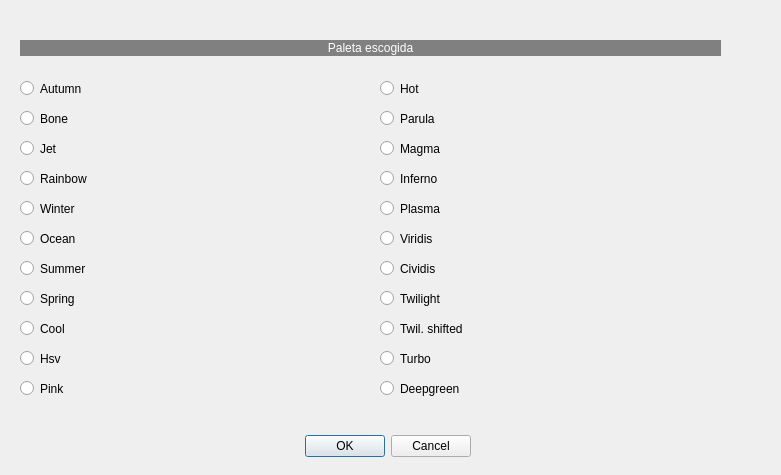
<?xml version="1.0" encoding="UTF-8"?>
<ui version="4.0">
 <class>ColorFalso</class>
 <widget class="QDialog" name="ColorFalso">
  <property name="geometry">
   <rect>
    <x>0</x>
    <y>0</y>
    <width>781</width>
    <height>475</height>
   </rect>
  </property>
  <property name="windowTitle">
   <string>Aplicar paleta de color falso</string>
  </property>
  <widget class="QDialogButtonBox" name="buttonBox">
   <property name="geometry">
    <rect>
     <x>200</x>
     <y>430</y>
     <width>271</width>
     <height>32</height>
    </rect>
   </property>
   <property name="orientation">
    <enum>Qt::Horizontal</enum>
   </property>
   <property name="standardButtons">
    <set>QDialogButtonBox::Cancel|QDialogButtonBox::Ok</set>
   </property>
  </widget>
  <widget class="QLabel" name="label_7">
   <property name="geometry">
    <rect>
     <x>100</x>
     <y>290</y>
     <width>271</width>
     <height>21</height>
    </rect>
   </property>
   <property name="text">
    <string>&lt;html&gt;&lt;head/&gt;&lt;body&gt;&lt;p&gt;&lt;img src=&quot;:/imagenes/colorscale_spring.jpg&quot;/&gt;&lt;/p&gt;&lt;/body&gt;&lt;/html&gt;</string>
   </property>
  </widget>
  <widget class="QLabel" name="label_13">
   <property name="geometry">
    <rect>
     <x>460</x>
     <y>140</y>
     <width>261</width>
     <height>21</height>
    </rect>
   </property>
   <property name="text">
    <string>&lt;html&gt;&lt;head/&gt;&lt;body&gt;&lt;p&gt;&lt;img src=&quot;:/imagenes/colorscale_magma.jpg&quot;/&gt;&lt;/p&gt;&lt;/body&gt;&lt;/html&gt;</string>
   </property>
  </widget>
  <widget class="QRadioButton" name="radioButton_19">
   <property name="geometry">
    <rect>
     <x>20</x>
     <y>290</y>
     <width>82</width>
     <height>17</height>
    </rect>
   </property>
   <property name="text">
    <string>Spring</string>
   </property>
  </widget>
  <widget class="QLabel" name="label_21">
   <property name="geometry">
    <rect>
     <x>460</x>
     <y>350</y>
     <width>261</width>
     <height>21</height>
    </rect>
   </property>
   <property name="text">
    <string>&lt;html&gt;&lt;head/&gt;&lt;body&gt;&lt;p&gt;&lt;img src=&quot;:/imagenes/colorscale_turbo.jpg&quot;/&gt;&lt;/p&gt;&lt;/body&gt;&lt;/html&gt;</string>
   </property>
  </widget>
  <widget class="QLabel" name="label_4">
   <property name="geometry">
    <rect>
     <x>100</x>
     <y>140</y>
     <width>261</width>
     <height>21</height>
    </rect>
   </property>
   <property name="text">
    <string>&lt;html&gt;&lt;head/&gt;&lt;body&gt;&lt;p&gt;&lt;img src=&quot;:/imagenes/colorscale_jet.jpg&quot;/&gt;&lt;/p&gt;&lt;/body&gt;&lt;/html&gt;</string>
   </property>
  </widget>
  <widget class="QLabel" name="label_8">
   <property name="geometry">
    <rect>
     <x>100</x>
     <y>260</y>
     <width>261</width>
     <height>21</height>
    </rect>
   </property>
   <property name="text">
    <string>&lt;html&gt;&lt;head/&gt;&lt;body&gt;&lt;p&gt;&lt;img src=&quot;:/imagenes/colorscale_summer.jpg&quot;/&gt;&lt;/p&gt;&lt;/body&gt;&lt;/html&gt;</string>
   </property>
  </widget>
  <widget class="QRadioButton" name="radioButton_17">
   <property name="geometry">
    <rect>
     <x>20</x>
     <y>350</y>
     <width>82</width>
     <height>17</height>
    </rect>
   </property>
   <property name="text">
    <string>Hsv</string>
   </property>
  </widget>
  <widget class="QLabel" name="label_10">
   <property name="geometry">
    <rect>
     <x>100</x>
     <y>380</y>
     <width>271</width>
     <height>21</height>
    </rect>
   </property>
   <property name="text">
    <string>&lt;html&gt;&lt;head/&gt;&lt;body&gt;&lt;p&gt;&lt;img src=&quot;:/imagenes/colorscale_pink.jpg&quot;/&gt;&lt;/p&gt;&lt;/body&gt;&lt;/html&gt;</string>
   </property>
  </widget>
  <widget class="QRadioButton" name="radioButton_24">
   <property name="geometry">
    <rect>
     <x>380</x>
     <y>350</y>
     <width>82</width>
     <height>17</height>
    </rect>
   </property>
   <property name="text">
    <string>Turbo</string>
   </property>
  </widget>
  <widget class="QLabel" name="label_9">
   <property name="geometry">
    <rect>
     <x>100</x>
     <y>320</y>
     <width>261</width>
     <height>21</height>
    </rect>
   </property>
   <property name="text">
    <string>&lt;html&gt;&lt;head/&gt;&lt;body&gt;&lt;p&gt;&lt;img src=&quot;:/imagenes/colorscale_cool.jpg&quot;/&gt;&lt;/p&gt;&lt;/body&gt;&lt;/html&gt;</string>
   </property>
  </widget>
  <widget class="QRadioButton" name="radioButton_30">
   <property name="geometry">
    <rect>
     <x>380</x>
     <y>200</y>
     <width>82</width>
     <height>17</height>
    </rect>
   </property>
   <property name="text">
    <string>Plasma</string>
   </property>
  </widget>
  <widget class="QLabel" name="label_19">
   <property name="geometry">
    <rect>
     <x>460</x>
     <y>170</y>
     <width>261</width>
     <height>21</height>
    </rect>
   </property>
   <property name="text">
    <string>&lt;html&gt;&lt;head/&gt;&lt;body&gt;&lt;p&gt;&lt;img src=&quot;:/imagenes/colorscale_inferno.jpg&quot;/&gt;&lt;/p&gt;&lt;/body&gt;&lt;/html&gt;</string>
   </property>
  </widget>
  <widget class="QLabel" name="label_22">
   <property name="geometry">
    <rect>
     <x>460</x>
     <y>110</y>
     <width>261</width>
     <height>21</height>
    </rect>
   </property>
   <property name="text">
    <string>&lt;html&gt;&lt;head/&gt;&lt;body&gt;&lt;p&gt;&lt;img src=&quot;:/imagenes/colorscale_parula.jpg&quot;/&gt;&lt;/p&gt;&lt;/body&gt;&lt;/html&gt;</string>
   </property>
  </widget>
  <widget class="QRadioButton" name="radioButton_12">
   <property name="geometry">
    <rect>
     <x>20</x>
     <y>200</y>
     <width>82</width>
     <height>17</height>
    </rect>
   </property>
   <property name="text">
    <string>Winter</string>
   </property>
  </widget>
  <widget class="QLabel" name="label_23">
   <property name="geometry">
    <rect>
     <x>460</x>
     <y>320</y>
     <width>261</width>
     <height>21</height>
    </rect>
   </property>
   <property name="text">
    <string>&lt;html&gt;&lt;head/&gt;&lt;body&gt;&lt;p&gt;&lt;img src=&quot;:/imagenes/colorscale_twilight_shifted.jpg&quot;/&gt;&lt;/p&gt;&lt;/body&gt;&lt;/html&gt;</string>
   </property>
  </widget>
  <widget class="QLabel" name="label_11">
   <property name="geometry">
    <rect>
     <x>100</x>
     <y>350</y>
     <width>261</width>
     <height>21</height>
    </rect>
   </property>
   <property name="text">
    <string>&lt;html&gt;&lt;head/&gt;&lt;body&gt;&lt;p&gt;&lt;img src=&quot;:/imagenes/colorscale_hsv.jpg&quot;/&gt;&lt;/p&gt;&lt;/body&gt;&lt;/html&gt;</string>
   </property>
  </widget>
  <widget class="QRadioButton" name="radioButton_16">
   <property name="geometry">
    <rect>
     <x>20</x>
     <y>140</y>
     <width>82</width>
     <height>17</height>
    </rect>
   </property>
   <property name="text">
    <string>Jet</string>
   </property>
  </widget>
  <widget class="QRadioButton" name="radioButton_27">
   <property name="geometry">
    <rect>
     <x>380</x>
     <y>230</y>
     <width>82</width>
     <height>17</height>
    </rect>
   </property>
   <property name="text">
    <string>Viridis</string>
   </property>
  </widget>
  <widget class="QRadioButton" name="radioButton_15">
   <property name="geometry">
    <rect>
     <x>380</x>
     <y>110</y>
     <width>82</width>
     <height>17</height>
    </rect>
   </property>
   <property name="text">
    <string>Parula</string>
   </property>
  </widget>
  <widget class="QLabel" name="label_5">
   <property name="geometry">
    <rect>
     <x>100</x>
     <y>200</y>
     <width>271</width>
     <height>21</height>
    </rect>
   </property>
   <property name="text">
    <string>&lt;html&gt;&lt;head/&gt;&lt;body&gt;&lt;p&gt;&lt;img src=&quot;:/imagenes/colorscale_winter.jpg&quot;/&gt;&lt;/p&gt;&lt;/body&gt;&lt;/html&gt;</string>
   </property>
  </widget>
  <widget class="QLabel" name="label_18">
   <property name="geometry">
    <rect>
     <x>460</x>
     <y>380</y>
     <width>271</width>
     <height>21</height>
    </rect>
   </property>
   <property name="text">
    <string>&lt;html&gt;&lt;head/&gt;&lt;body&gt;&lt;p&gt;&lt;img src=&quot;:/imagenes/colorscale_deepgreen.jpg&quot;/&gt;&lt;/p&gt;&lt;/body&gt;&lt;/html&gt;</string>
   </property>
  </widget>
  <widget class="QLabel" name="label_3">
   <property name="geometry">
    <rect>
     <x>100</x>
     <y>110</y>
     <width>261</width>
     <height>21</height>
    </rect>
   </property>
   <property name="text">
    <string>&lt;html&gt;&lt;head/&gt;&lt;body&gt;&lt;p&gt;&lt;img src=&quot;:/imagenes/colorscale_bone.jpg&quot;/&gt;&lt;/p&gt;&lt;/body&gt;&lt;/html&gt;</string>
   </property>
  </widget>
  <widget class="QRadioButton" name="radioButton_13">
   <property name="geometry">
    <rect>
     <x>20</x>
     <y>260</y>
     <width>82</width>
     <height>17</height>
    </rect>
   </property>
   <property name="text">
    <string>Summer</string>
   </property>
  </widget>
  <widget class="QRadioButton" name="radioButton">
   <property name="geometry">
    <rect>
     <x>20</x>
     <y>80</y>
     <width>82</width>
     <height>17</height>
    </rect>
   </property>
   <property name="text">
    <string>Autumn</string>
   </property>
  </widget>
  <widget class="QRadioButton" name="radioButton_2">
   <property name="geometry">
    <rect>
     <x>20</x>
     <y>110</y>
     <width>82</width>
     <height>17</height>
    </rect>
   </property>
   <property name="text">
    <string>Bone</string>
   </property>
  </widget>
  <widget class="QLabel" name="label_12">
   <property name="geometry">
    <rect>
     <x>100</x>
     <y>170</y>
     <width>261</width>
     <height>21</height>
    </rect>
   </property>
   <property name="text">
    <string>&lt;html&gt;&lt;head/&gt;&lt;body&gt;&lt;p&gt;&lt;img src=&quot;:/imagenes/colorscale_rainbow.jpg&quot;/&gt;&lt;/p&gt;&lt;/body&gt;&lt;/html&gt;</string>
   </property>
  </widget>
  <widget class="QRadioButton" name="radioButton_28">
   <property name="geometry">
    <rect>
     <x>380</x>
     <y>80</y>
     <width>82</width>
     <height>17</height>
    </rect>
   </property>
   <property name="text">
    <string>Hot</string>
   </property>
  </widget>
  <widget class="QLabel" name="label_6">
   <property name="geometry">
    <rect>
     <x>100</x>
     <y>230</y>
     <width>261</width>
     <height>21</height>
    </rect>
   </property>
   <property name="text">
    <string>&lt;html&gt;&lt;head/&gt;&lt;body&gt;&lt;p&gt;&lt;img src=&quot;:/imagenes/colorscale_ocean.jpg&quot;/&gt;&lt;/p&gt;&lt;/body&gt;&lt;/html&gt;</string>
   </property>
  </widget>
  <widget class="QLabel" name="label_20">
   <property name="geometry">
    <rect>
     <x>460</x>
     <y>260</y>
     <width>261</width>
     <height>21</height>
    </rect>
   </property>
   <property name="text">
    <string>&lt;html&gt;&lt;head/&gt;&lt;body&gt;&lt;p&gt;&lt;img src=&quot;:/imagenes/colorscale_cividis.jpg&quot;/&gt;&lt;/p&gt;&lt;/body&gt;&lt;/html&gt;</string>
   </property>
  </widget>
  <widget class="QRadioButton" name="radioButton_31">
   <property name="geometry">
    <rect>
     <x>380</x>
     <y>170</y>
     <width>82</width>
     <height>17</height>
    </rect>
   </property>
   <property name="text">
    <string>Inferno</string>
   </property>
  </widget>
  <widget class="QLabel" name="label_15">
   <property name="geometry">
    <rect>
     <x>460</x>
     <y>230</y>
     <width>261</width>
     <height>21</height>
    </rect>
   </property>
   <property name="text">
    <string>&lt;html&gt;&lt;head/&gt;&lt;body&gt;&lt;p&gt;&lt;img src=&quot;:/imagenes/colorscale_viridis.jpg&quot;/&gt;&lt;/p&gt;&lt;/body&gt;&lt;/html&gt;</string>
   </property>
  </widget>
  <widget class="QLabel" name="label_14">
   <property name="geometry">
    <rect>
     <x>460</x>
     <y>80</y>
     <width>261</width>
     <height>21</height>
    </rect>
   </property>
   <property name="text">
    <string>&lt;html&gt;&lt;head/&gt;&lt;body&gt;&lt;p&gt;&lt;img src=&quot;:/imagenes/colorscale_hot.jpg&quot;/&gt;&lt;/p&gt;&lt;/body&gt;&lt;/html&gt;</string>
   </property>
  </widget>
  <widget class="QRadioButton" name="radioButton_11">
   <property name="geometry">
    <rect>
     <x>20</x>
     <y>170</y>
     <width>82</width>
     <height>17</height>
    </rect>
   </property>
   <property name="text">
    <string>Rainbow</string>
   </property>
  </widget>
  <widget class="QLabel" name="label">
   <property name="geometry">
    <rect>
     <x>100</x>
     <y>80</y>
     <width>261</width>
     <height>21</height>
    </rect>
   </property>
   <property name="text">
    <string>&lt;html&gt;&lt;head/&gt;&lt;body&gt;&lt;p&gt;&lt;img src=&quot;:/imagenes/colorscale_autumn.jpg&quot;/&gt;&lt;/p&gt;&lt;/body&gt;&lt;/html&gt;</string>
   </property>
  </widget>
  <widget class="QLabel" name="label_16">
   <property name="geometry">
    <rect>
     <x>460</x>
     <y>200</y>
     <width>271</width>
     <height>21</height>
    </rect>
   </property>
   <property name="text">
    <string>&lt;html&gt;&lt;head/&gt;&lt;body&gt;&lt;p&gt;&lt;img src=&quot;:/imagenes/colorscale_plasma.jpg&quot;/&gt;&lt;/p&gt;&lt;/body&gt;&lt;/html&gt;</string>
   </property>
  </widget>
  <widget class="QRadioButton" name="radioButton_25">
   <property name="geometry">
    <rect>
     <x>380</x>
     <y>380</y>
     <width>82</width>
     <height>17</height>
    </rect>
   </property>
   <property name="text">
    <string>Deepgreen</string>
   </property>
  </widget>
  <widget class="QRadioButton" name="radioButton_23">
   <property name="geometry">
    <rect>
     <x>380</x>
     <y>140</y>
     <width>82</width>
     <height>17</height>
    </rect>
   </property>
   <property name="text">
    <string>Magma</string>
   </property>
  </widget>
  <widget class="QLabel" name="label_17">
   <property name="geometry">
    <rect>
     <x>460</x>
     <y>290</y>
     <width>271</width>
     <height>21</height>
    </rect>
   </property>
   <property name="text">
    <string>&lt;html&gt;&lt;head/&gt;&lt;body&gt;&lt;p&gt;&lt;img src=&quot;:/imagenes/colorscale_twilight.jpg&quot;/&gt;&lt;/p&gt;&lt;/body&gt;&lt;/html&gt;</string>
   </property>
  </widget>
  <widget class="QLabel" name="label_2">
   <property name="geometry">
    <rect>
     <x>20</x>
     <y>40</y>
     <width>701</width>
     <height>16</height>
    </rect>
   </property>
   <property name="styleSheet">
    <string notr="true">background-color: rgb(128, 128, 128);
color: rgb(255, 255, 255);</string>
   </property>
   <property name="text">
    <string>Paleta escogida</string>
   </property>
   <property name="alignment">
    <set>Qt::AlignCenter</set>
   </property>
  </widget>
  <widget class="QRadioButton" name="radioButton_29">
   <property name="geometry">
    <rect>
     <x>380</x>
     <y>260</y>
     <width>82</width>
     <height>17</height>
    </rect>
   </property>
   <property name="text">
    <string>Cividis</string>
   </property>
  </widget>
  <widget class="QRadioButton" name="radioButton_14">
   <property name="geometry">
    <rect>
     <x>20</x>
     <y>320</y>
     <width>82</width>
     <height>17</height>
    </rect>
   </property>
   <property name="text">
    <string>Cool</string>
   </property>
  </widget>
  <widget class="QRadioButton" name="radioButton_18">
   <property name="geometry">
    <rect>
     <x>20</x>
     <y>380</y>
     <width>82</width>
     <height>17</height>
    </rect>
   </property>
   <property name="text">
    <string>Pink</string>
   </property>
  </widget>
  <widget class="QRadioButton" name="radioButton_20">
   <property name="geometry">
    <rect>
     <x>20</x>
     <y>230</y>
     <width>82</width>
     <height>17</height>
    </rect>
   </property>
   <property name="text">
    <string>Ocean</string>
   </property>
  </widget>
  <widget class="QRadioButton" name="radioButton_26">
   <property name="geometry">
    <rect>
     <x>380</x>
     <y>320</y>
     <width>82</width>
     <height>17</height>
    </rect>
   </property>
   <property name="text">
    <string>Twil. shifted</string>
   </property>
  </widget>
  <widget class="QRadioButton" name="radioButton_22">
   <property name="geometry">
    <rect>
     <x>380</x>
     <y>290</y>
     <width>82</width>
     <height>17</height>
    </rect>
   </property>
   <property name="text">
    <string>Twilight</string>
   </property>
  </widget>
 </widget>
 <resources/>
 <connections>
  <connection>
   <sender>buttonBox</sender>
   <signal>accepted()</signal>
   <receiver>ColorFalso</receiver>
   <slot>accept()</slot>
   <hints>
    <hint type="sourcelabel">
     <x>248</x>
     <y>254</y>
    </hint>
    <hint type="destinationlabel">
     <x>157</x>
     <y>274</y>
    </hint>
   </hints>
  </connection>
  <connection>
   <sender>buttonBox</sender>
   <signal>rejected()</signal>
   <receiver>ColorFalso</receiver>
   <slot>reject()</slot>
   <hints>
    <hint type="sourcelabel">
     <x>316</x>
     <y>260</y>
    </hint>
    <hint type="destinationlabel">
     <x>286</x>
     <y>274</y>
    </hint>
   </hints>
  </connection>
 </connections>
</ui>
